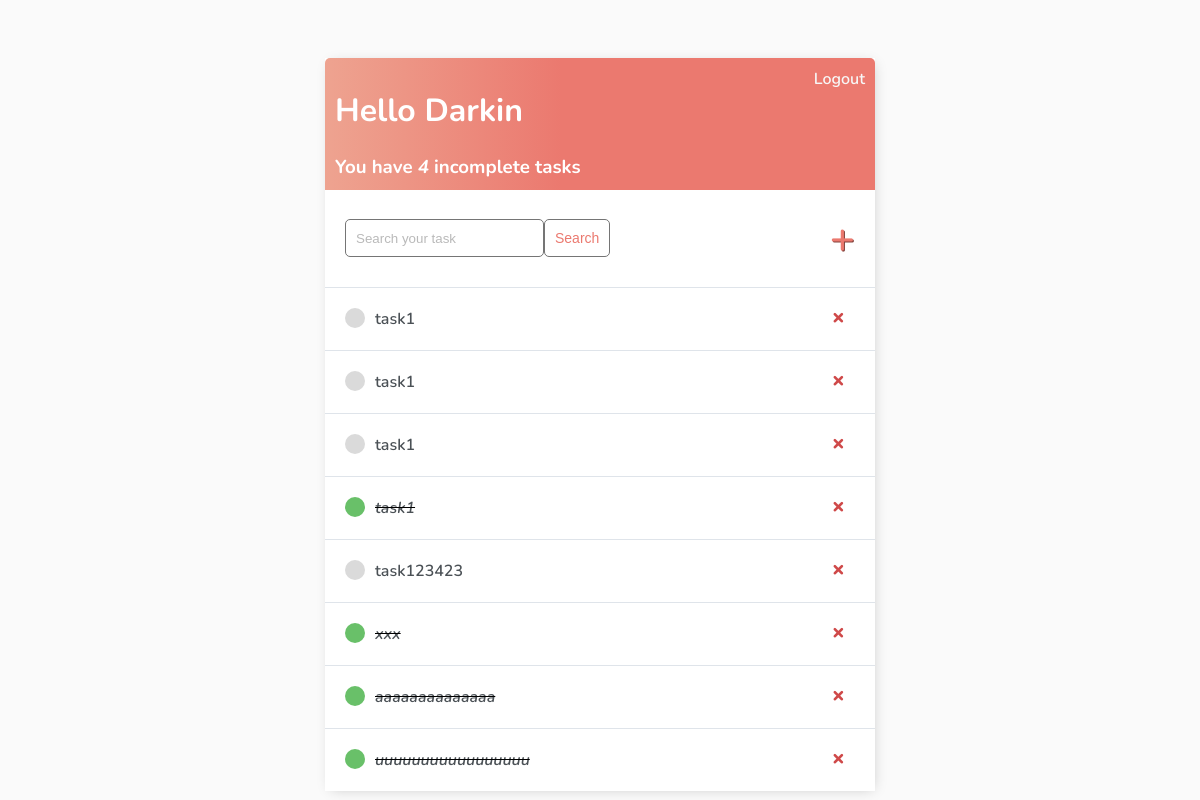
The app's page / (signed in), older data.
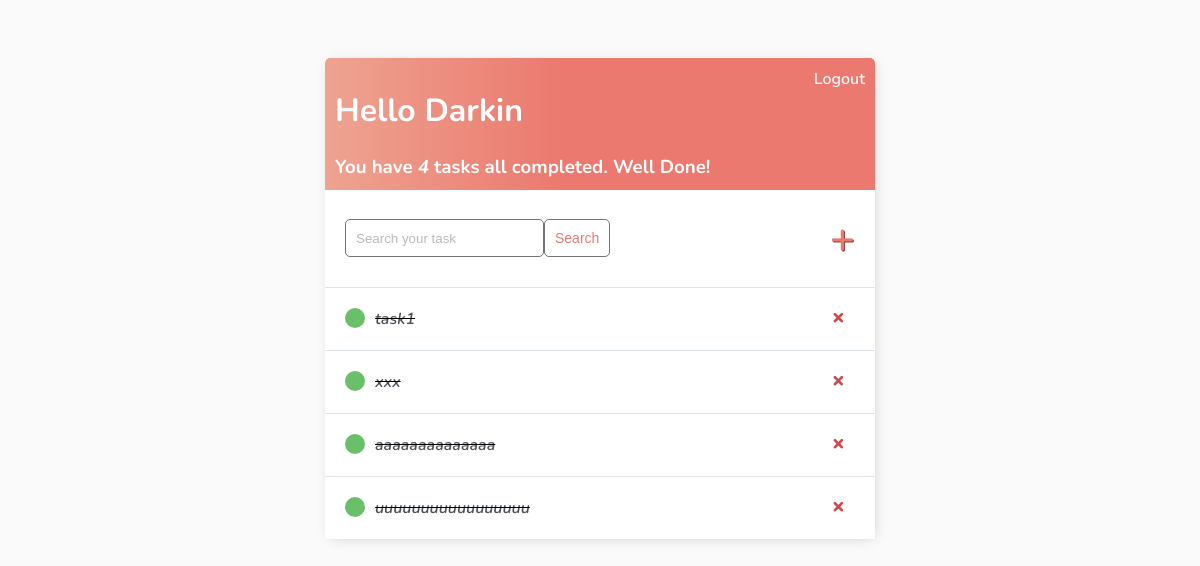
The same page, newer data.
### base/models.py (models this page shows)
class Task(models.Model):
    name = models.CharField(max_length=200)
    description = models.CharField(max_length=1000, validators=[MinLengthValidator(5, 'Description must be more than 5 characters')])
    complete = models.BooleanField(default=False)
    owner = models.ForeignKey(User, on_delete=models.CASCADE)
    def __str__(self):
        return self.name

### base/views.py (the view)
# urls.py: path('', views.list, name='list'),
def list(request):
    page = 'base/task_list.html'
    if request.method == 'GET':
        if request.user.is_authenticated:
            if request.GET.get('search-area'):
                task_list = Task.objects.filter(owner=request.user, name__icontains=request.GET.get('search-area'))
                context = {
                    'task_list': task_list,
                    'search_in': request.GET.get('search-area'),
                    'complete': complete_check(lst=task_list),
                    'uncomplete_count': task_list.filter(complete=False).count(),
                    'total_count': task_list.count()
                }
            else:
                task_list = Task.objects.filter(owner=request.user)
                context = {
                    'task_list' : task_list,
                    'complete': complete_check(task_list),
                    'uncomplete_count': task_list.filter(complete=False).count(),
                    'total_count': task_list.count()
                }
            return render(request, page, context)
        return render(request, page)

### base/checkers.py (called while the page is built)
def complete_check(lst):
    for item in lst:
        if item.complete == False:
            return False
        else:
            continue
    return True

### base/templates/base/task_list.html (shortened to what this page needs)
{% extends 'base/main.html' %} {% block content %}
<div class="header-bar">
    <div>
        <h1>
            {% if request.user.is_authenticated %}
            Hello {{request.user|title}}
            {% if not complete %}
            <h3 style="margin:0">You have <i>{{uncomplete_count}}</i> incomplete task{{ uncomplete_count|pluralize:"s" }}</h3>
            {% else %}
            <h3 style="margin:0">You have <i>{{total_count}}</i> task{{ total_count|pluralize:"s" }} all completed. Well Done!</h3>
            {% endif %}
            {% else %}
            You are logged out please log in.
            {% endif %}
            </h1>
    </div>
    {% if request.user.is_authenticated %}
    <a href="{% url 'logout' %}">Logout</a> {% else %}
    <a href="{% url 'login' %}">Login</a> {% endif %}
</div>
{% if request.user.is_authenticated %}
<div id="search-add-wrapper">
    <form method="GET" style="display: flex;">
        <input type='text' name='search-area' placeholder="Search your task" value="{{search_in}}">
        <input class="button" type="submit" value='Search'>
    </form>
    {% if task_list|length > 0 %}
    <a id="add-link" href="{% url 'task-create' %}">&#x2b;</a>
    {% endif %}
</div>
{% endif %}
<div id="tasklist" class="task-items-wrapper">
    {% if request.user.is_authenticated %}
    {% for task in task_list %}
    <div class="task-wrapper" data-position="{{task.pk}}">
        <div class="task-title">
            {% if task.complete %}
            <div class="task-complete-icon"></div>
            <i><s><a href="{% url 'task-update' task.id %}">{{task}}</a></s></i> {% else %}
            <div class="task-incomplete-icon"></div>
            <a href="{% url 'task-update' task.id %}">{{task}}</a> {% endif %}
        </div>
        <div class="task-controls">
            <a class="delete-link" href="{% url 'task-delete' task.id %}" style="padding-right: 30px;">&#215;</a>
        </div>
    </div>
    {% empty %}
    <div style="text-align: center; padding-bottom: 10px; line-height: 1em;">
        <h3>No new tasks are created.</h3>
        <h3>Create a <a style="text-decoration: none; color: #e53935;" href="{% url 'task-create' %}">New task</a> ! </h3>
    </div>
    {% endfor %}
    {% endif %}
</div>
{% endblock content %}

### base/templates/base/main.html (shortened to what this page needs)
<!DOCTYPE html>
<html lang="en">
<head>
</head>
<body>
    <div class="container">
        {% block content %} {% endblock content %}
    </div>
</body>
</html>

### base/templates/base/main.html (style rules this page uses)
body { background-color: #FAFAFA; font-family: 'Nunito', sans-serif; padding-top: 50px; }
h1, h2, h3, h4, h5, h6, { font-family: 'Raleway', sans-serif; }
a, p { color: #4b5156 }
a { font-weight: 600; }
.container { max-width: 550px; margin: auto; background-color: #fff; -webkit-box-shadow: 2px 2px 13px -4px rgba(0, 0, 0, 0.21); box-shadow: 2px 2px 13px -4px rgba(0, 0, 0, 0.21); }
input { outline: none; border: none; }
.header-bar { display: flex; justify-content: space-between; color: #fff; padding: 10px; border-radius: 5px 5px 0 0; background: linear-gradient(90deg, #EEA390 0%, #EB796F 43%, #EB796F 100%); }
.header-bar a { color: rgb(247, 247, 247); text-decoration: none; }
.task-wrapper { display: flex; align-items: center; justify-content: space-between; background-color: #fff; border-top: 1px solid #dfe4ea; overflow: hidden; }
.task-title { display: flex; padding: 20px; }
.task-title a { text-decoration: none; color: #4b5156; margin-left: 10px; }
.task-complete-icon { height: 20px; width: 20px; background-color: rgb(105, 192, 105); border-radius: 50%; }
.delete-link { text-decoration: none; font-weight: 900; color: #cf4949; font-size: 22px; line-height: 0; padding: 20px 0px; }
#add-link { color: #EB796F; text-decoration: none; font-size: 42px; text-shadow: 1px 1px #81413b; }
#search-add-wrapper { display: flex; justify-content: space-between; align-items: center; padding: 20px; }
input[type=text], input[type=password], textarea { border: 1px solid #757575; border-radius: 5px; padding: 10px; width: 90%; }
::placeholder { font-weight: 300; opacity: 0.5; }
.button { border: 1px solid #757575; background-color: #FFF; color: #EB796F; padding: 10px; font-size: 14px; border-radius: 5px; cursor: pointer; text-decoration: none; }

Row changes from the older to the newer data that the page shows:
removed Task: name "task1"
removed Task: name "task1"
removed Task: name "task1"
removed Task: name "task123423"
Text that changed along with them:
{{ total_count }}: (not shown) → "4"
{{ uncomplete_count }}: "4" → (not shown)
text no longer shown: "incomplete task"
text now shown: "task all completed. Well Done!"
